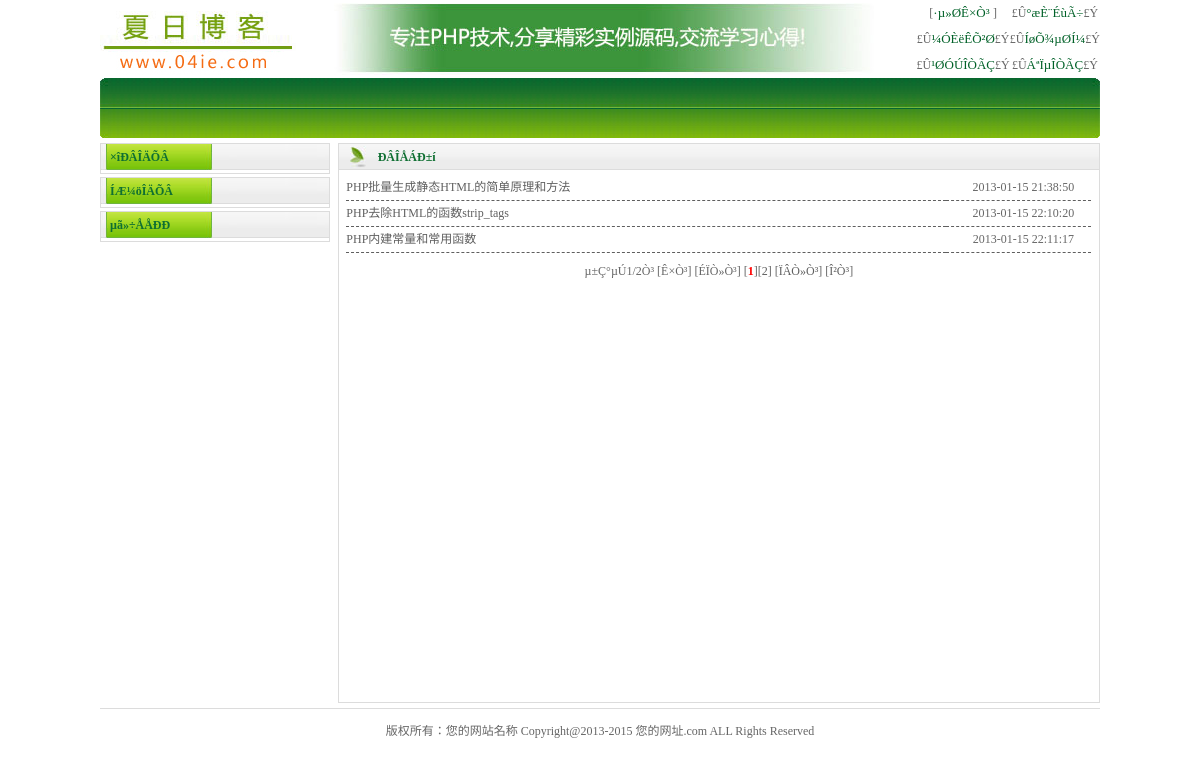
The page /Art_List.php?cid=4 on the database its author committed.
### tables this page shows
CREATE TABLE `newscontent` (
  `newsid` int(4) NOT NULL auto_increment COMMENT '文章ID',
  `newstypeid` int(4) NOT NULL COMMENT '类型ID',
  `newstitle` varchar(100) NOT NULL COMMENT '文章标题',
  `keywords` varchar(225) default NULL COMMENT '文章关键词',
  `description` text COMMENT '文章描述',
  `newspic` varchar(100) default NULL COMMENT '文章图片',
  `hits` int(11) default '1' COMMENT '文章点击数',
  `is_hot` int(4) default NULL COMMENT '是否推荐',
  `is_top` int(4) default NULL COMMENT '是否置顶',
  `content` text,
  `newspath` varchar(100) NOT NULL,
  `newssource` varchar(100) NOT NULL,
  `newstime` datetime NOT NULL,
  PRIMARY KEY  (`newsid`),
  KEY `newstypeid` (`newstypeid`),
  CONSTRAINT `newscontent_ibfk_1` FOREIGN KEY (`newstypeid`) REFERENCES `newstype` (`newstypeid`)
);

CREATE TABLE `system` (
  `name` varchar(225) default NULL COMMENT '网站名称',
  `title` varchar(225) default NULL COMMENT '标题',
  `keywords` varchar(225) default NULL COMMENT '关键字',
  `smalltext` varchar(225) default NULL COMMENT '网站描述',
  `url` varchar(80) default NULL COMMENT '网站地址',
  `copyright` text COMMENT '版权信息'
);

### include/config.php (called while the page is built)
<?php
$mydbhost="localhost";
$mydbuser="mawenjun";
$mydbpw  ="198217";
$mydbname="phphtml";
$conn    ="";
$mydbcharset="gb2312";
?>

### include/global.php (called while the page is built, shortened)
<?php
require_once (XXCMS_ROOT . "include/config.php");
require_once ("Mysql.Class.php");
require_once ("Page.Class.php");
$db = new mysql ( $mydbhost, $mydbuser, $mydbpw, $mydbname, $conn, $mydbcharset );
?>

### Art_List.php (the view, shortened to what this page needs)
<?php
require_once ("include/global.php");
?>
<html xmlns="http://www.w3.org/1999/xhtml">
<head>
<link href="image/style.css" rel="stylesheet" type="text/css" />
</head>
<body>
	<table width="1000" border="0" align="center" cellpadding="0"
		cellspacing="0">
		<tr>
			<td width="196"><a href="<?php echo $db->ly_system("system",5)?>"
				title="<?php echo $db->ly_system("system",1)?>" target="_blank"><img
					src="image/xxcms_logo.jpg" width="196" height="73" border="0"></a></td>
			<td width="616" align="center"><img src="image/xxcms_ad.jpg"
				width="540" height="73"></td>
			<td width="188"><table width="90%" border="0" align="right"
					cellpadding="0" cellspacing="0">
					<tr>
						<td width="49%" align="center">[<a href="index.php"
							class="xx_menu_top">·µ»ØÊ×Ò³ </a>]
						</td>
						<td width="51%" align="center">£Û<a href="group/2.html"
							target="_blank" class="xx_menu_top">°æÈ¨ÉùÃ÷</a>£Ý
						</td>
					</tr>
					<tr>
						<td align="center">£Û<a href="#" class="xx_menu_top">¼ÓÈëÊÕ²Ø</a>£Ý
						</td>
						<td align="center">£Û<a href="group/3.html" target="_blank"
							class="xx_menu_top">ÍøÕ¾µØÍ¼</a>£Ý
						</td>
					</tr>
					<tr>
						<td align="center">£Û<a href="group/1.html" target="_blank"
							class="xx_menu_top">¹ØÓÚÎÒÃÇ</a>£Ý
						</td>
						<td align="center">£Û<a href="group/4.html" target="_blank"
							class="xx_menu_top">ÁªÏµÎÒÃÇ</a>£Ý
						</td>
					</tr>
				</table></td>
		</tr>
	</table>
	<table width="1000" border="0" align="center" cellpadding="0"
		cellspacing="0" class="menu">
		<tr>
			<td width="10" align="left" background="image/xxcms_bg_menu.jpg"><img
				src="image/xxcms_left_menu.jpg" width="8" height="60"></td>
			<td width="979" align="center" valign="middle"
				background="image/xxcms_bg_menu.jpg"></td>
			<td width="11" align="right" background="image/xxcms_bg_menu.jpg"><img
				src="image/xxcms_right_menu.jpg" width="8" height="60"></td>
		</tr>
	</table>
	<table width="1000" border="0" align="center" cellpadding="0"
		cellspacing="0">
		<tr>
			<td height="5"></td>
		</tr>
	</table>
	<table width="1000" border="0" align="center" cellpadding="0"
		cellspacing="0">
		<tr>
			<td width="230" height="192" align="center" valign="top"><table
					width="100%" border="0" cellpadding="0" cellspacing="0"
					class="xxcms_border">
					<tr>
						<td height="26" background="image/xxcms_hdp.jpg"
							class="xxcms_title">&nbsp;&nbsp;&nbsp;×îÐÂÎÄÕÂ</td>
					</tr>
					<tr>
						<td>
							<table width="100%" border="0" align="center" cellpadding="0"
								cellspacing="0">
								<tr>
									<td height="3"></td>
								</tr>
							</table></td>
					</tr>
				</table>
				<table width="100%" border="0" align="center" cellpadding="0"
					cellspacing="0">
					<tr>
						<td height="3"></td>
					</tr>
				</table>
				<table width="100%" border="0" cellpadding="0" cellspacing="0"
					class="xxcms_border">
					<tr>
						<td height="26" background="image/xxcms_hdp.jpg"
							class="xxcms_title">&nbsp;&nbsp;&nbsp;ÍÆ¼öÎÄÕÂ</td>
					</tr>
					<tr>
						<td>
							<table width="100%" border="0" align="center" cellpadding="0"
								cellspacing="0">
								<tr>
									<td height="3"></td>
								</tr>
							</table></td>
					</tr>
				</table>
				<table width="100%" border="0" align="center" cellpadding="0"
					cellspacing="0">
					<tr>
						<td height="3"></td>
					</tr>
				</table>
				<table width="100%" border="0" cellpadding="0" cellspacing="0"
					class="xxcms_border">
					<tr>
						<td height="26" background="image/xxcms_hdp.jpg"
							class="xxcms_title">&nbsp;&nbsp;&nbsp;µã»÷ÅÅÐÐ</td>
					</tr>
					<tr>
						<td>
							<table width="100%" border="0" align="center" cellpadding="0"
								cellspacing="0">
								<tr>
									<td height="3"></td>
								</tr>
							</table></td>
					</tr>
				</table></td>
			<td align="center" valign="top"><table width="99%" height="560"
					border="0" align="right" cellpadding="0" cellspacing="0"
					class="xxcms_border">
					<tr>
						<td height="414" valign="top"><table width="100%" border="0"
								align="center" cellpadding="0" cellspacing="0">
								<tr>
									<td width="39" height="26" align="center"
										background="image/xxcms_bg_t.jpg"><img
										src="image/xxcms_arr.jpg" width="16" height="22"></td>
									<td align="left" background="image/xxcms_bg_t.jpg"
										class="xxcms_title">ÐÂÎÅÁÐ±í</td>
								</tr>
							</table>
							<table width="100%" border="0" align="center" cellpadding="0"
								cellspacing="0">
								<tr>
									<td height="5"></td>
								</tr>
							</table>
							<table width="98%" border="0" align="center" cellpadding="0"
								cellspacing="0">
		  <?php
				$sql = "select * from newscontent where newstypeid='" . intval ( $_GET ["cid"] ) . "' order by newsid desc";
				$queryc = mysql_query ( $sql );
				$nums = mysql_num_rows ( $queryc );
				$each_disNums = 3;
				$sub_pages = 3;
				$subPage_link = "Art_List.php?cid=$_GET[cid]&page=";
				$subPage_type = 2;
				$current_page = $_GET ['page'] != "" ? $_GET ['page'] : 1;
				$currentNums = ($current_page - 1) * $each_disNums;
				$sql = "select * from newscontent where newstypeid='" . intval ( $_GET ["cid"] ) . "' limit $currentNums,$each_disNums";
				$query = mysql_query ( $sql );
				while ( $row = mysql_fetch_assoc ( $query ) ) {
					?>
            <tr>
									<td height="25" align="left" class="line"><a
										href="news/<?php echo $row["newspath"]?>"
										title="<?php echo $row["newstitle"] ?>" target="_blank"><?php echo $row["newstitle"] ?></a>&nbsp;</td>
									<td width="145" align="center" class="line">&nbsp;&nbsp; <?php echo $row["newstime"]?></td>
								</tr>
<?php  } ?>
            </table>
							<table width="100%" border="0" align="center" cellpadding="0"
								cellspacing="1" bordercolor="#000000">
								<tr>
									<td height="35" align="center"><?php $pg=new SubPages($each_disNums,$nums,$current_page,$sub_pages,$subPage_link,$subPage_type);?></td>
								</tr>
							</table></td>
					</tr>
				</table></td>
		</tr>
	</table>
	<table width="1000" border="0" align="center" cellpadding="0"
		cellspacing="0">
		<tr>
			<td height="5"></td>
		</tr>
	</table>
	<table width="1000" border="0" align="center" cellpadding="0"
		cellspacing="0" bgcolor="#DCDCDC">
		<tr>
			<td height="1"></td>
		</tr>
	</table>
	<table width="1000" border="0" align="center" cellpadding="0"
		cellspacing="0">
		<tr>
			<td height="45" align="center"><?php echo $db->ly_system("system",6)?></td>
		</tr>
	</table>
</body>
</html>

### lib/Mysql.Class.php (shortened to what this page needs)
<?php
class mysql {
	private $db_host;
	private $db_user;
	private $db_pwd;
	private $conn;
	private $result;
	private $show_error = true;
	public function __construct($db_host, $db_user, $db_pwd, $db_database, $conn, $coding) {
		$this->db_host = $db_host;
		$this->db_user = $db_user;
		$this->db_pwd = $db_pwd;
		$this->db_database = $db_database;
		$this->conn = $conn;
		$this->coding = $coding;
	}
	public function connect() {
		if ($this->conn == "pconn") {
			$this->conn = mysql_pconnect ( $this->db_host, $this->db_user, $this->db_pwd );
		} else {
			$this->conn = mysql_connect ( $this->db_host, $this->db_user, $this->db_pwd );
		}
	}
	public function query($sql) {
		$this->sql = $sql;
		$result = mysql_query ( $this->sql, $this->conn );
		if (! $result) {
			if ($this->show_error) {
				$this->show_error ( "´íÎóSQLÓï¾ä£º", $this->sql );
			}
		} else {
			$this->result = $result;
		}
		return $this->result;
	}
	public function ly_system($table, $sort) {
		$sql = "SELECT * FROM $table";
		$rs = $this->query ( $sql );
		while ( $rows = mysql_fetch_assoc ( $rs ) ) {
			switch ($sort) {
				case 1 :
					echo $rows ["name"];
					break;
				case 2 :
					echo $rows ["title"];
					break;
				case 3 :
					echo $rows ["keywords"];
					break;
				case 4 :
					echo $rows ["smalltext"];
					break;
				case 5 :
					echo $rows ["url"];
					break;
				default :
					echo $rows ["copyright"];
			}
		}
	}
}
?>

### image/style.css (style rules this page uses)
body,td,th { font-family: ����;font-size: 9pt;color: #666666; }
body { margin-left: 0px;margin-top: 0px;margin-right: 0px;margin-bottom: 0px;background-color: #FFFFFF;line-height:20px; }
table td { line-height:25px; }
a:link { color: #5F5F5F;text-decoration: none; }
a.xx_menu_top:link { color: #006128;text-decoration: none;font-family: 12;font-size: 13px; }
.menu td { color:#FFFFFF;font-size:12px; }
.xxcms_title { font-weight: bold; color: #0F6F32; }
.xxcms_border { border: 1px solid #DCDCDC; }
.line { border-top-width: 1px; border-right-width: 1px; border-bottom-width: 1px; border-left-width: 1px; border-bottom-style: dashed; border-top-color: #5F5F5F; border-right-color: #5F5F5F; border-bottom-color: #5F5F5F; border-left-color: #5F5F5F; }

### rows shown on the page
newscontent: newstitle "PHP批量生成静态HTML的简单原理和方法", newstime "2013-01-15 21:38:50"
newscontent: newstitle "PHP去除HTML的函数strip_tags", newstime "2013-01-15 22:10:20"
newscontent: newstitle "PHP内建常量和常用函数", newstime "2013-01-15 22:11:17"
system: copyright "版权所有：您的网站名称 Copyright@2013-2015 您的网址.com ALL Rights Reserved"

### other values the page prints
$subPageCss2Str "µ±Ç°µÚ1/2Ò³"
$s "1"
$s "2"
